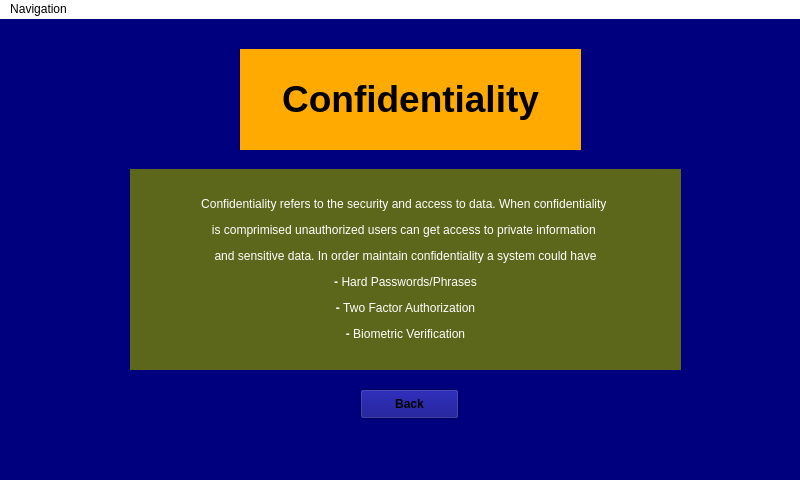
<?xml version="1.0" encoding="UTF-8"?>
<ui version="4.0">
 <class>MainWindow</class>
 <widget class="QMainWindow" name="MainWindow">
  <property name="geometry">
   <rect>
    <x>0</x>
    <y>0</y>
    <width>800</width>
    <height>480</height>
   </rect>
  </property>
  <property name="windowTitle">
   <string>MainWindow</string>
  </property>
  <property name="styleSheet">
   <string notr="true">background-color: rgb(0, 0, 127);</string>
  </property>
  <widget class="QWidget" name="centralwidget">
   <widget class="QLabel" name="label">
    <property name="geometry">
     <rect>
      <x>240</x>
      <y>30</y>
      <width>341</width>
      <height>101</height>
     </rect>
    </property>
    <property name="styleSheet">
     <string notr="true">background-color: rgb(255, 170, 0);</string>
    </property>
    <property name="text">
     <string>&lt;html&gt;&lt;head/&gt;&lt;body&gt;&lt;p align=&quot;center&quot;&gt;&lt;span style=&quot; font-size:28pt; font-weight:600;&quot;&gt;Confidentiality&lt;/span&gt;&lt;/p&gt;&lt;/body&gt;&lt;/html&gt;</string>
    </property>
   </widget>
   <widget class="QLabel" name="label_2">
    <property name="geometry">
     <rect>
      <x>130</x>
      <y>150</y>
      <width>551</width>
      <height>201</height>
     </rect>
    </property>
    <property name="styleSheet">
     <string notr="true">background-color: rgb(93, 103, 27);</string>
    </property>
    <property name="text">
     <string>&lt;html&gt;&lt;head/&gt;&lt;body&gt;&lt;p align=&quot;center&quot;&gt;&lt;span style=&quot; color:#ffffff;&quot;&gt;Confidentiality refers to the security and access to data. When confidentiality &lt;/span&gt;&lt;/p&gt;&lt;p align=&quot;center&quot;&gt;&lt;span style=&quot; color:#ffffff;&quot;&gt;is comprimised unauthorized users can get access to private information &lt;/span&gt;&lt;/p&gt;&lt;p align=&quot;center&quot;&gt;&lt;span style=&quot; color:#ffffff;&quot;&gt;and sensitive data. In order maintain confidentiality a system could have&lt;/span&gt;&lt;/p&gt;&lt;p align=&quot;center&quot;&gt;&lt;span style=&quot; font-weight:600; color:#ffffff;&quot;&gt;- &lt;/span&gt;&lt;span style=&quot; color:#ffffff;&quot;&gt;Hard Passwords/Phrases&lt;/span&gt;&lt;/p&gt;&lt;p align=&quot;center&quot;&gt;&lt;span style=&quot; font-weight:600; color:#ffffff;&quot;&gt;- &lt;/span&gt;&lt;span style=&quot; color:#ffffff;&quot;&gt;Two Factor Authorization&lt;/span&gt;&lt;/p&gt;&lt;p align=&quot;center&quot;&gt;&lt;span style=&quot; font-weight:600; color:#ffffff;&quot;&gt;- &lt;/span&gt;&lt;span style=&quot; color:#ffffff;&quot;&gt;Biometric Verification&lt;/span&gt;&lt;/p&gt;&lt;/body&gt;&lt;/html&gt;</string>
    </property>
   </widget>
   <widget class="QPushButton" name="Back_Button">
    <property name="geometry">
     <rect>
      <x>360</x>
      <y>370</y>
      <width>99</width>
      <height>30</height>
     </rect>
    </property>
    <property name="font">
     <font>
      <weight>75</weight>
      <bold>true</bold>
     </font>
    </property>
    <property name="styleSheet">
     <string notr="true">border-image: url(:/Images/Imagefiles/orangebutton.png);</string>
    </property>
    <property name="text">
     <string>Back</string>
    </property>
   </widget>
  </widget>
  <widget class="QMenuBar" name="menubar">
   <property name="geometry">
    <rect>
     <x>0</x>
     <y>0</y>
     <width>800</width>
     <height>28</height>
    </rect>
   </property>
   <property name="styleSheet">
    <string notr="true">background-color: rgb(255, 255, 255);</string>
   </property>
   <widget class="QMenu" name="menuNavigation">
    <property name="title">
     <string>Navigation</string>
    </property>
    <addaction name="Menu_main"/>
    <addaction name="Menu_tutorial"/>
    <addaction name="Menu_videos"/>
    <addaction name="Menu_attacks"/>
    <addaction name="Menu_counter"/>
    <addaction name="Menu_exit"/>
   </widget>
   <addaction name="menuNavigation"/>
  </widget>
  <widget class="QStatusBar" name="statusbar"/>
  <action name="Menu_main">
   <property name="text">
    <string>Main Hub</string>
   </property>
  </action>
  <action name="Menu_tutorial">
   <property name="text">
    <string>Tutorial Menu</string>
   </property>
  </action>
  <action name="Menu_videos">
   <property name="text">
    <string>Videos</string>
   </property>
  </action>
  <action name="Menu_attacks">
   <property name="text">
    <string>Attacks</string>
   </property>
  </action>
  <action name="Menu_counter">
   <property name="text">
    <string>Counter Measures</string>
   </property>
  </action>
  <action name="Menu_exit">
   <property name="text">
    <string>Exit</string>
   </property>
  </action>
 </widget>
 <resources>
  <include location="Resources.qrc"/>
 </resources>
 <connections/>
</ui>
